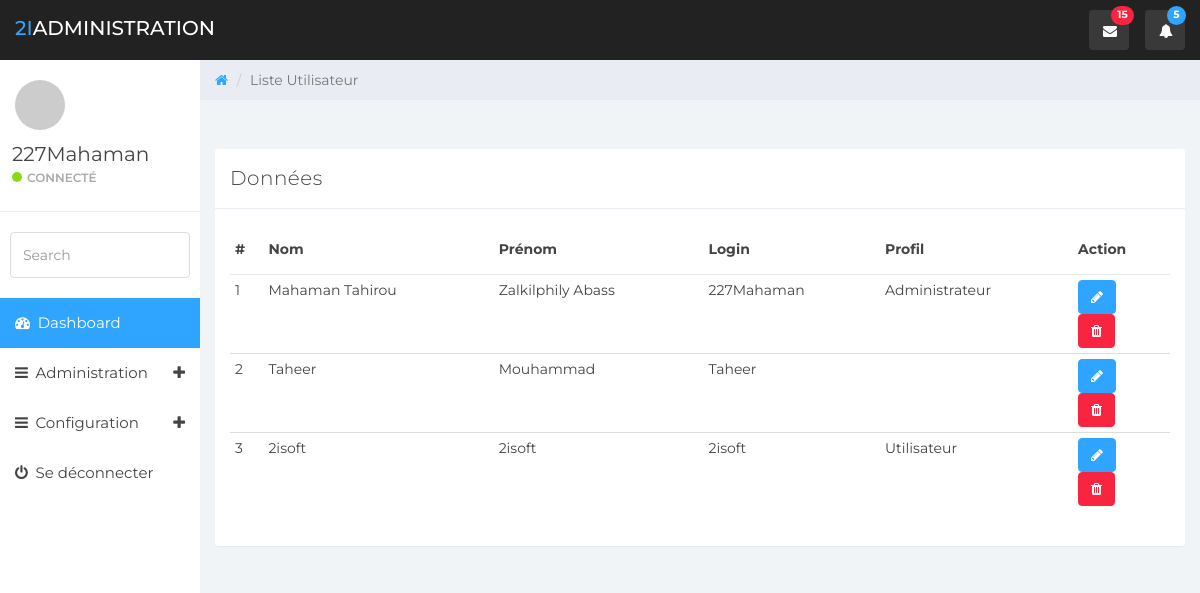
The app's page /index.php?p=lstUser (signed in) with its own data.
### tables this page shows
CREATE TABLE `user` (
  `id_user` int(11) NOT NULL,
  `id_profil` int(11) NOT NULL,
  `nom_user` varchar(45) DEFAULT NULL,
  `prenom_user` varchar(45) DEFAULT NULL,
  `login` varchar(45) DEFAULT NULL,
  `password` text DEFAULT NULL,
  `statut_activation` int(11) DEFAULT 1,
  `statut_connexion` int(11) DEFAULT NULL,
  `created_by` int(11) DEFAULT NULL,
  `created_at` timestamp NULL DEFAULT current_timestamp(),
  `modified_by` int(11) DEFAULT NULL,
  `modified_at` datetime DEFAULT NULL
);

CREATE TABLE `profil` (
  `id_profil` int(11) NOT NULL,
  `libelle_profil` varchar(45) DEFAULT NULL,
  `created_by` int(11) DEFAULT NULL,
  `created_at` timestamp NULL DEFAULT current_timestamp(),
  `modified_by` int(11) DEFAULT NULL,
  `modified_at` datetime DEFAULT NULL
);

### app/core/user_db_manager.php (called while the page is built, shortened)
<?php
function select_user($critere){
    $pdo = $GLOBALS['connexion'];
    $records = $pdo->query("SELECT id_user, libelle_profil, nom_user, prenom_user, login, statut_activation
                 FROM user u, profil p
                 WHERE u.id_profil=p.id_profil and $critere");
    return $records;
}
function select_profil_user($profil){
    $pdo = $GLOBALS['connexion'];
    $records = $pdo->query("SELECT * FROM profil WHERE id_profil = '$profil'");
    return $records;
}

### app/views/view_lstUser.php (the view, shortened to what this page needs)
<?php
	include_once("app/core/user_db_manager.php");
    $title="Liste Utilisateur";
?>
<div class="col-sm-9 col-sm-offset-3 col-lg-10 col-lg-offset-2 main">
	<div class="row">
		<ol class="breadcrumb">
			<li><a href="#">
				<em class="fa fa-home"></em>
			</a></li>
			<li class="active"><?= $title;?></li>
		</ol>
	</div>
	<div class="row">
		<div class="col-lg-12">
			<h1 class="page-header"><??></h1>
		</div>
	</div>
	<div class="row">
		<div class="col-md-12">
			<div class="panel panel-default">
				<div class="panel-heading">Données</div>
				<div class="panel-body">
						<table class="table table-condensed">
							<thead>
								<th>#</th>
								<th>Nom</th>
								<th>Prénom</th>
								<th>Login</th>
								<th>Profil</th>
								<th>Action</th>
							</thead>
							<tbody>
								<?php
									$i = 0;
									$records = select_user(true);
									foreach($records as $row) {
										$id = $row['id_user'];
										$profil = select_profil_user($id)->fetch();
								?>
								<tr>
									<td><?= ++$i;?></td>
									<td><?= htmlentities(stripcslashes($row['nom_user']));?></td>
									<td><?= htmlentities(stripcslashes($row['prenom_user']));?></td>
									<td><?= htmlentities(stripcslashes($row['login']));?></td>
									<td><?= $profil['libelle_profil'];?></td>
									<td>
										<a href="index.php?p=addUser&modif=<?= htmlentities(stripcslashes($row['id_user'])); ?>" class="btn btn-primary">
											<i class="fa fa-pencil"></i>
										</a>
										<form method="post">
											<button type="submit" class="btn btn-danger"><i class="fa fa-trash"></i></button>
										</form>
									</td>
								</tr>
								<?php
								}
								?>
							</tbody>
						</table>
				</div>
			</div>
		</div>
	</div>
</div>
<?php
    $content = ob_get_clean();
    require('template.php');
?>

### index.php (shortened to what this page needs)
<?php
    extract($_GET);
    if (isset($_SESSION['id_user'])) {
        if ($p == "dashboard") {
            include_once('app/views/view_dashboard.php');
        } elseif($p == "deconnexion"){
            include_once('deconnexion.php');
        } elseif($p == "login"){
            include_once('app/views/view_login.php');
        } elseif($p == "profil"){
            include_once('app/views/view_profil.php');
        } elseif($p == "module"){
            include_once('app/views/view_module.php');
        } elseif($p == "menu"){
            include_once('app/views/view_menu.php');
        } elseif($p == "addUser"){
            include_once('app/views/view_addUser.php');
        } elseif($p == "lstUser"){
            include_once('app/views/view_lstUser.php');
        }
    } elseif(isset($_GET['msg'])){
        require('app/views/view_login.php');
    }

### app/views/template.php (shortened to what this page needs)
<!DOCTYPE html>
<html>
<head>
	<link href="public/css/bootstrap.min.css" rel="stylesheet">
	<link href="public/css/font-awesome.min.css" rel="stylesheet">
	<link href="public/css/datepicker3.css" rel="stylesheet">
	<link href="public/css/styles.css" rel="stylesheet">
</head>
<body>
	<nav class="navbar navbar-custom navbar-fixed-top" role="navigation">
		<div class="container-fluid">
			<div class="navbar-header">
				<a class="navbar-brand" href="#"><span>2i</span>Administration</a>
				<ul class="nav navbar-top-links navbar-right">
					<li class="dropdown"><a class="dropdown-toggle count-info" data-toggle="dropdown" href="#">
						<em class="fa fa-envelope"></em><span class="label label-danger">15</span>
					</a>
					</li>
					<li class="dropdown"><a class="dropdown-toggle count-info" data-toggle="dropdown" href="#">
						<em class="fa fa-bell"></em><span class="label label-info">5</span>
					</a>
					</li>
				</ul>
			</div>
		</div>
	</nav>
	<div id="sidebar-collapse" class="col-sm-3 col-lg-2 sidebar">
		<div class="profile-sidebar">
			<div class="profile-userpic">
				<img src="http://placehold.it/50/30a5ff/fff" class="img-responsive" alt="">
			</div>
			<div class="profile-usertitle">
				<div class="profile-usertitle-name"><?= $_SESSION['login'];?></div>
				<div class="profile-usertitle-status"><span class="indicator label-success"></span>Connecté</div>
			</div>
		</div>
		<form role="search">
			<div class="form-group">
				<input type="text" class="form-control" placeholder="Search">
			</div>
		</form>
		<ul class="nav menu">
			<?php require_once('menu.php');?>
		</ul>
	</div>
	<?php
        echo $content;
    ?>
</body>
</html>

### app/views/menu.php (shortened to what this page needs)
<li class="active"><a href="index.php?p=dashboard"><em class="fa fa-dashboard">&nbsp;</em> Dashboard</a></li>
<?php if(sizeof($_SESSION['bloc_administration'])!=0):?>
<li class="parent "><a data-toggle="collapse" href="#sub-item-1">
    <em class="fa fa-navicon">&nbsp;</em> <?= $_SESSION['bloc_administration']['0']['libelle_groupe'];?> <span data-toggle="collapse" href="#sub-item-1" class="icon pull-right"><em class="fa fa-plus"></em></span>
    </a>
</li>
<?php endif;?>
<?php if(sizeof($_SESSION['bloc_configuration'])!=0):?>
<li class="parent "><a data-toggle="collapse" href="#sub-item-2">
    <em class="fa fa-navicon">&nbsp;</em> <?= $_SESSION['bloc_configuration']['0']['libelle_groupe'];?> <span data-toggle="collapse" href="#sub-item-1" class="icon pull-right"><em class="fa fa-plus"></em></span>
    </a>
</li>
<?php endif;?>
<li><a href="index.php?p=deconnexion"><em class="fa fa-power-off">&nbsp;</em> Se déconnecter</a></li>

### public/css/styles.css (style rules this page uses)
body { background: #f1f4f7; padding-top: 60px; font-size: 14px; color: #444444; font-family: "Montserrat", "Helvetica Neue", Helvetica, Arial, sans-serif; }
a, a:hover, a:focus { color: #30a5ff; }
h1, h2, h3, h4, h5, h6 { color: #444444; }
h1 { font-weight: 300; font-size: 40px; }
input.form-control { border: 1px solid #ddd; box-shadow: none; height: 46px; }
.navbar-custom { background: #222; height: 60px; }
.navbar-header .navbar-brand { color: #fff; font-size: 20px; text-transform: uppercase; font-weight: 500; height: 60px; padding-top: 18px; }
.navbar-header .navbar-brand span { color: #30a5ff; }
.dropdown { background: rgba(255, 255, 255, 0.1); float: left; margin: 10px 8px; padding: 0px; border-radius: 4px; }
.dropdown a.dropdown-toggle { color: #fff; height: 40px; width: 40px; padding-top: 11px; padding-left: 9px; }
.dropdown .label { top: -4px; left: 22px; padding-top: 4px; padding-bottom: 4px; position: absolute; border-radius: 9999px; }
.navbar-top-links li:last-child { margin-right: 15px; }
.dropdown em { margin: 0 5px; }
.btn-primary, .btn-primary:hover, .btn-primary:focus, .btn-primary:active, .btn-primary.active, .open > .dropdown-toggle.btn-primary, .btn-primary.disabled, .btn-primary[disabled], fieldset[disabled] .btn-primary, .btn-primary.disabled:hover, .btn-primary[disabled]:hover, fieldset[disabled] .btn-primary:hover, .btn-primary.disabled:focus, .btn-primary[disabled]:focus, fieldset[disabled] .btn-primary:focus, .btn-primary.disabled:active, .btn-primary[disabled]:active, fieldset[disabled] .btn-primary:active, .btn-primary.disabled.active, .btn-primary[disabled].active, fieldset[disabled] .btn-primary.active { background-color: #30a5ff; border-color: #30a5ff; }
.btn-danger, .btn-danger:hover, .btn-danger:focus, .btn-danger:active, .btn-danger.active, .open > .dropdown-toggle.btn-danger, .btn-danger.disabled, .btn-danger[disabled], fieldset[disabled] .btn-danger, .btn-danger.disabled:hover, .btn-danger[disabled]:hover, fieldset[disabled] .btn-danger:hover, .btn-danger.disabled:focus, .btn-danger[disabled]:focus, fieldset[disabled] .btn-danger:focus, .btn-danger.disabled:active, .btn-danger[disabled]:active, fieldset[disabled] .btn-danger:active, .btn-danger.disabled.active, .btn-danger[disabled].active, fieldset[disabled] .btn-danger.active { background-color: #f9243f; border-color: #f9243f; }
.label-success { background-color: #8ad919; }
.label-info { background-color: #30a5ff; }
.label-danger { background-color: #f9243f; }
.panel { border: 0; }
.panel-heading { font-size: 20px; font-weight: 300; letter-spacing: 0.025em; height: 60px; line-height: 38px; }
.panel-default .panel-heading { background: #fff; border-bottom: 1px solid #e9ecf2; color: #444444; }
.navbar { border: 0; }
.sidebar { display: block; padding: 0; display: none; box-shadow: none; background: #fff; }
.sidebar ul { margin: 20px 0px; }
.sidebar form { padding: 10px 0 0 0; margin: 10px 10px 20px 10px; }
@media (min-width: 768px) { .sidebar { display: block; position: fixed; top: 60px; bottom: 0; left: 0; z-index: 1000; display: block; margin: 0; padding: 0; overflow-x: hidden; overflow-y: auto; } }
@media (min-width: 768px) { .navbar-header { width: 100%; } }
.sidebar ul.nav .active a, .sidebar ul.nav li.parent a.active, .sidebar ul.nav .active > a:hover, .sidebar ul.nav li.parent a.active:hover, .sidebar ul.nav .active > a:focus, .sidebar ul.nav li.parent a.active:focus { color: #fff; background-color: #30a5ff; }
.sidebar ul.nav li a { height: 50px; font-size: 15px; line-height: 2em; color: #444444; }
.profile-sidebar { padding: 10px 0; border-bottom: 1px solid #e9ecf2; }
.indicator { width: 10px; height: 10px; display: inline-block; border-radius: 9999px; margin-right: 5px; }
.profile-userpic img { float: left; margin: 10px 0px 0px 15px; width: 50px; height: 50px; border-radius: 9999px !important; }
.profile-usertitle { float: left; text-align: left; margin: 10px 0 0 12px; }
.profile-usertitle-name { font-size: 20px; margin-bottom: 0px; }
.profile-usertitle-status { text-transform: uppercase; color: #AAA; font-size: 12px; font-weight: 600; margin-bottom: 15px; }
.breadcrumb { border-radius: 0; padding: 10px 15px 10px 15px; background: #e9ecf2; margin: 0; }
h1.page-header { margin-top: 20px; border-bottom: 0; }
.table { background: #fff; }
.table > thead > tr > th { border-bottom: 1px solid #e6e7e8; vertical-align: middle; height: 50px; }

### records on screen
user: nom_user "Mahaman Tahirou", prenom_user "Zalkilphily Abass", login "227Mahaman", id_profil.libelle_profil "Administrateur"
user: nom_user "Taheer", prenom_user "Mouhammad", login "Taheer"
user: nom_user "2isoft", prenom_user "2isoft", login "2isoft", id_profil.libelle_profil "Utilisateur"

### other values on screen
$_SESSION['login'] "227Mahaman"
$_SESSION['bloc_administration']['0']['libelle_groupe'] "Administration"
$_SESSION['bloc_configuration']['0']['libelle_groupe'] "Configuration"
$title "Liste Utilisateur"
